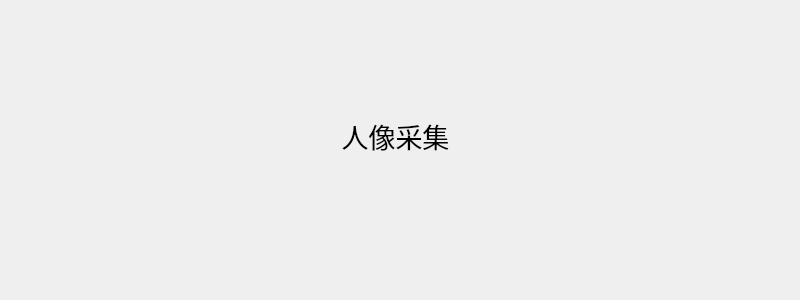
<?xml version="1.0" encoding="UTF-8"?>
<ui version="4.0">
 <class>PortraitCollection</class>
 <widget class="QWidget" name="PortraitCollection">
  <property name="geometry">
   <rect>
    <x>0</x>
    <y>0</y>
    <width>800</width>
    <height>300</height>
   </rect>
  </property>
  <property name="windowTitle">
   <string>人像采集</string>
  </property>
  <widget class="QLabel" name="label">
   <property name="geometry">
    <rect>
     <x>50</x>
     <y>30</y>
     <width>691</width>
     <height>211</height>
    </rect>
   </property>
   <property name="font">
    <font>
     <pointsize>20</pointsize>
    </font>
   </property>
   <property name="text">
    <string>人像采集</string>
   </property>
   <property name="alignment">
    <set>Qt::AlignCenter</set>
   </property>
  </widget>
 </widget>
 <resources/>
 <connections/>
</ui>
